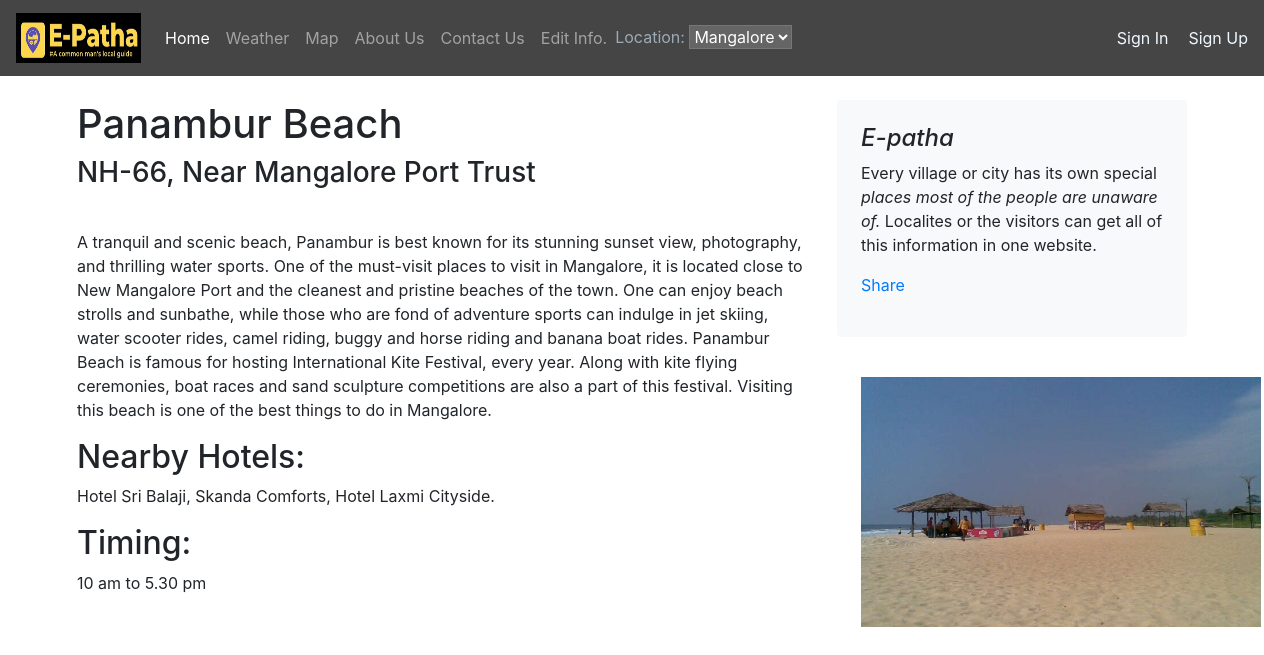
Page /tourism/blogpost/3 on the committed database.
### tourism/models.py (models this page shows)
class Blogpost(models.Model):
    post_id = models.AutoField(primary_key=True)
    Place_name = models.CharField(max_length=50)
    place = models.CharField(max_length=500, default="")
    About = models.CharField(max_length=5000, default="")
    headding = models.CharField(max_length=500, default="")
    info = models.CharField(max_length=5000, default="")
    headdings = models.CharField(max_length=500, default="")
    informations = models.CharField(max_length=5000, default="")
    info_date = models.DateField()
    Images = models.ImageField(upload_to='e_patha/images', default="")
    def __str__(self):
        return self.Place_name

### tourism/views.py (the view)
# urls.py: path("blogpost/<int:id>", views.blogpost, name="blogHome")
def blogpost(request, id):
    post = Blogpost.objects.filter(post_id = id)[0]
    print(post)
    return render(request, 'tourism/blogpost.html',
                  {'post':post})

### tourism/templates/tourism/blogpost.html (shortened to what this page needs)
{% extends 'e_patha/basic.html' %}
{% block body %}
<div class="container">
    <div class="row mt-4">
        <div class="col-md-8 blog-main">
            <h1 class="font">
                {{post.Place_name}}
            </h1>
            <div class="blog-post">
                <h3 class="blog-post-title">{{post.place}}</h3>
                <div class="fb-like" data-href="http://127.0.0.1:8000/tourism/blogpost/{{post.post_id}}" data-layout="standard" data-action="like" data-size="large" data-show-faces="false" data-share="true"></div><br>
                <p>{{post.About}}</p>
                <h2>{{post.headding}}</h2>
                <p>{{post.info}}</p>
                <h2>{{post.headdings}}</h2>
                <p>{{post.informations}}</p>
            </div>
        </div>
        <aside class="col-md-4 blog-sidebar">
            <div class="p-4 mb-3 bg-light rounded">
                <h4 class="font-italic">E-patha</h4>
                <p class="mb-0"> Every village or city has its own special<em> places most of the people are unaware of. </em>Localites or the visitors can get all of this information in one website. </p>
                <div class="my-3 fb-share-button" data-href="http://127.0.0.1:8000/tourism
                /blogpost/{{post.post_id}}" data-layout="button_count" data-size="large"><a target="_blank" href="https://www.facebook.com/sharer/sharer.php?u=http%3A%2F%2F127.0.0.1%3A8000%2Fblog%2Fblogpost%2F4&amp;src=sdkpreparse" class="fb-xfbml-parse-ignore">Share</a></div>
            </div>
            <div class="p-4">
                <img src="/media/{{post.Images}}"  height="250">
            </div>
        </aside>
    </div>
</div>
{% endblock %}

### rows in the picture
Blogpost: Place_name "Panambur Beach", place "NH-66, Near Mangalore Port Trust", About "A tranquil and scenic beach, Panambur is best known for its stunning sunset view, photography, and thrilling water sports. One of the must-visit places to visit in Mangalore, it is located close to New Mangalore Port and the cleanest and pristine beaches of the town. One can enjoy beach strolls and sunbathe, while those who are fond of adventure sports can indulge in jet skiing, water scooter rides, camel riding, buggy and horse riding and banana boat rides. Panambur Beach is famous for hosting International Kite Festival, every year. Along with kite flying ceremonies, boat races and sand sculpture competitions are also a part of this festival. Visiting this beach is one of the best things…", headding "Nearby Hotels:", info "Hotel Sri Balaji, Skanda Comforts, Hotel Laxmi Cityside.", headdings "Timing:", informations "10 am to 5.30 pm", Images (picture)
